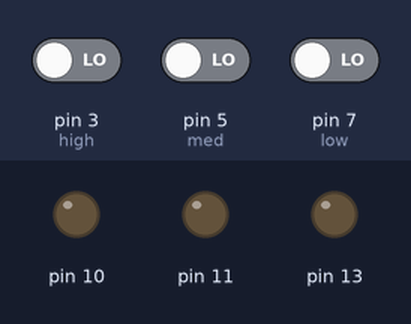
Bench run of a sketch on a simulated Arduino Uno, built with avr-gcc and run on an emulated ATmega328P. Parts: output pins drawn as LEDs (lit = HIGH). The test bench sets the inputs (shaded band); at power-on: pin 3 (high) LOW, pin 5 (med) LOW, pin 7 (low) LOW.

Above: at 2.8 s.
2.9 s: pin 3 (high) driven HIGH
At 4.2 s:
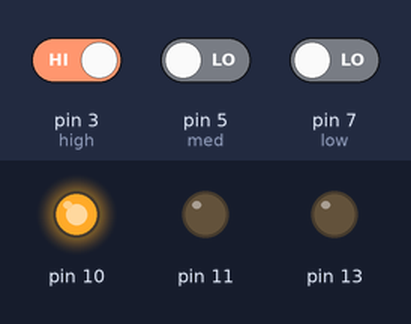
4.5 s: pin 5 (med) driven HIGH
At 5.8 s:
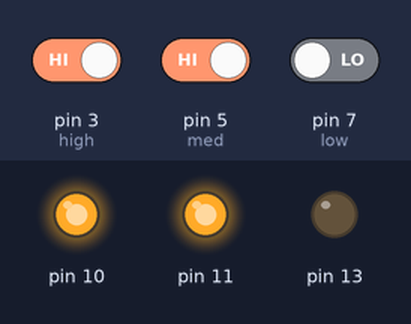
6.5 s: pin 7 (low) driven HIGH
At 7.3 s:
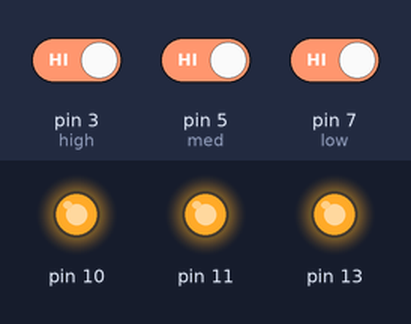
8.5 s: pin 3 (high) driven LOW
At 10.1 s:
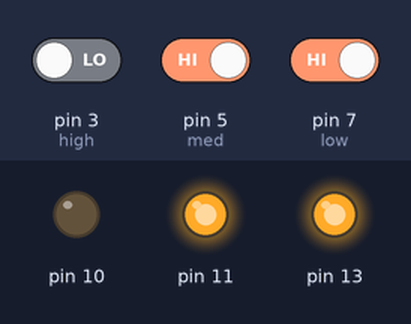
10.5 s: pin 5 (med) driven LOW
At 11.6 s:
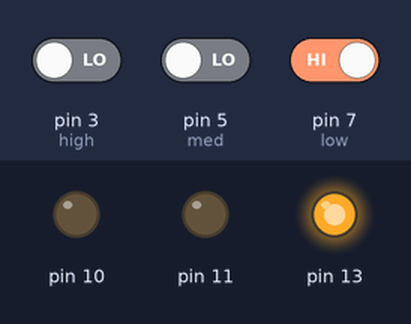
12.5 s: pin 3 (high) driven HIGH
At 14.4 s:
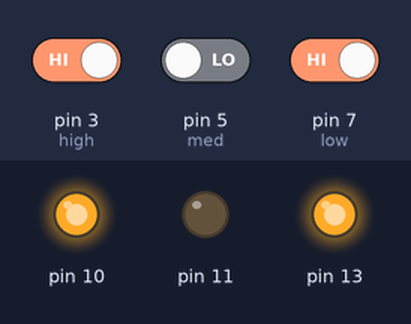
Timing chart, 0 to 15.5 s (numbered marks = the images above; inputs shaded):
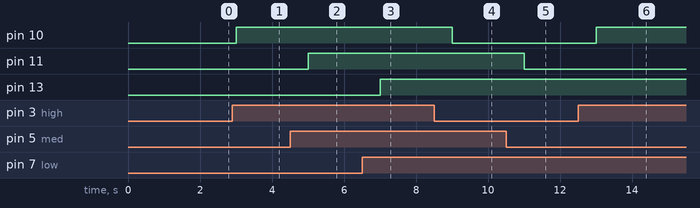

Measured:
- after the input at 2.9 s, pin 10: LOW → HIGH after 0.10 s
- after the input at 4.5 s, pin 11: LOW → HIGH after 0.50 s
- after the input at 6.5 s, pin 13: LOW → HIGH after 0.50 s
- after the input at 8.5 s, pin 10: HIGH → LOW after 0.50 s
- after the input at 10.5 s, pin 11: HIGH → LOW after 0.51 s
- after the input at 12.5 s, pin 10: LOW → HIGH after 0.51 s

The sketch:

motorledsoil.ino
```cpp
int ledred=10;
int ledyellow=11;
int ledgreen=13;
int high=3;
int med=5;
int low=7;
int motor=9;
int a,b,c;
void setup()
{
  pinMode(10,OUTPUT);
  pinMode(11,OUTPUT);
  pinMode(13,OUTPUT);
  pinMode(3,INPUT);
  pinMode(5,INPUT);
  pinMode(7,INPUT);
  pinMode(9,INPUT);
}
void loop()
{
  a=digitalRead(high);
  b=digitalRead(med);
  c=digitalRead(low);
  if (a==1)
  {
    digitalWrite(10,HIGH);
    Serial.println("Red Led is ON-");
  }
  else
  {
    digitalWrite(10,LOW);
    Serial.println("Red Led is OFF-");
  }
  if (b==1)
  {
    digitalWrite(11,HIGH);
    Serial.println("yellow Led is ON");
  }
  else
  {
    digitalWrite(11,LOW);
    Serial.println("Yellow led is Off");
  }
  if (c==1)
  {
    digitalWrite(13,HIGH);
    Serial.println("Green is ON");
  }
  else
  {
    digitalWrite(13,LOW);
    Serial.print("Green Is Off");
  }
  if(a==0 && c==0)
  {
    digitalWrite(motor,HIGH);
    Serial.println("Motor led is on");
  }
  else if (a==1 && c==1)
  {
    digitalWrite(motor,LOW);
    Serial.println("Motor is on");
  }
  delay(1000);
}
```
